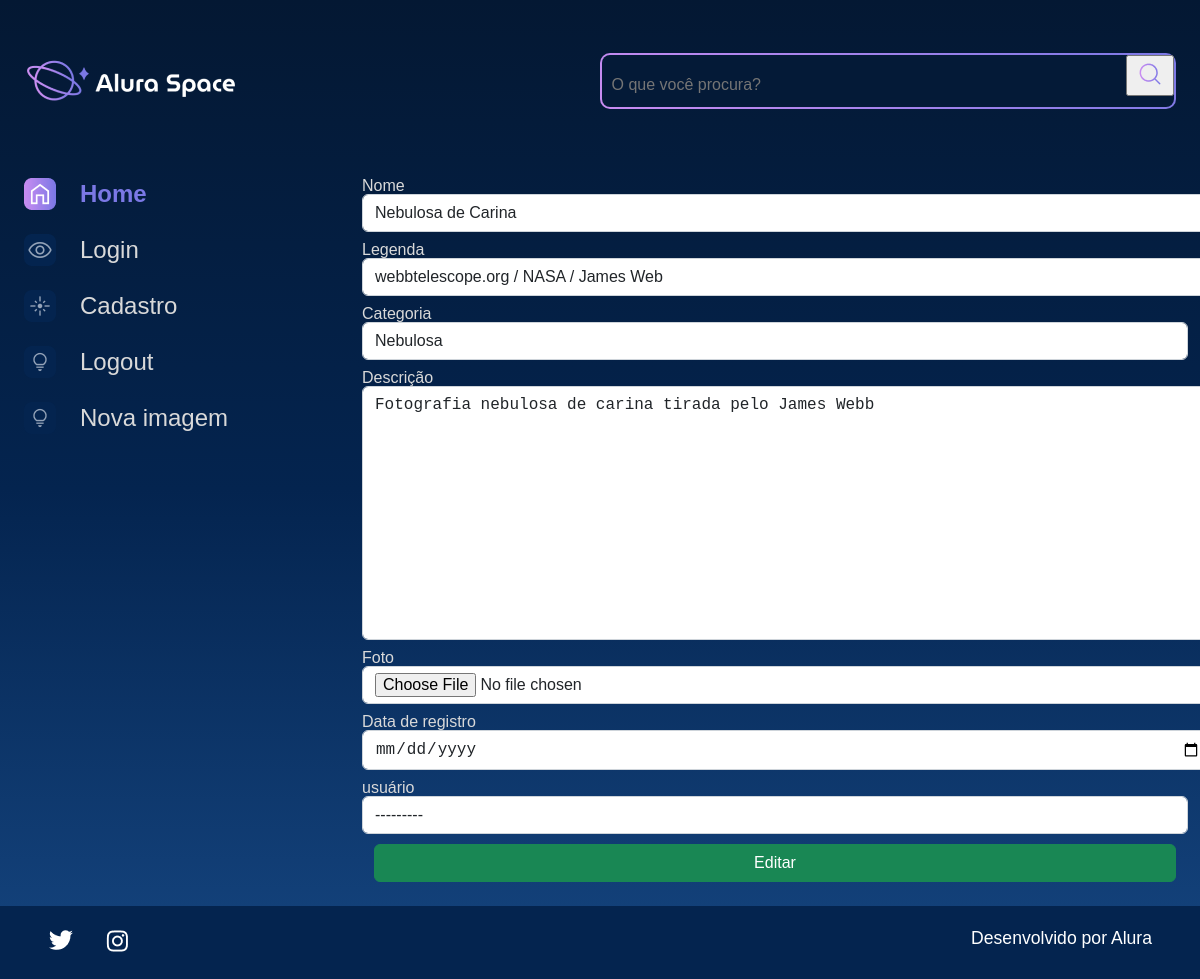
/editar-imagem/1, run on the app's committed database.
### apps/galeria/models.py (models this page shows, shortened)
class Fotografia(models.Model):
    OPCOES_CATEGORIA = [
        ("NEBULOSA", "Nebulosa"),
        ("ESTRELA", "Estrela"),
        ("GALÁXIA", "Galáxia"),
        ("PLANETA", "Planeta")
    ]
    nome = models.CharField(max_length=100, null=False, blank=False)
    legenda = models.CharField(max_length=150, null=False, blank=False)
    categoria = models.CharField(max_length=100, choices=OPCOES_CATEGORIA, default='')
    descricao = models.TextField(null=False, blank=False)
    foto = models.ImageField(upload_to="fotos/%Y/%m/%d/", blank=True)
    publicada = models.BooleanField(default=True)
    data_fotografia = models.DateTimeField(default=datetime.now(), blank=False)
    usuario = models.ForeignKey(
        to=User,
        on_delete=models.SET_NULL,
        null=True,
        blank=False,
        related_name="user"
    )

### apps/galeria/views.py (the view)
# urls.py: path('editar-imagem/<int:foto_id>', editar_imagem, name="editar_imagem"),
def editar_imagem(request, foto_id):
    fotografia = Fotografia.objects.get(id=foto_id)
    form = FotografiaForms(instance=fotografia)
    if request.method == 'POST':
        form = FotografiaForms(request.POST, request.FILES, instance=fotografia)
        if form.is_valid:
            form.save()
            messages.success(request, "Fotografia editada com sucesso!")
            return redirect('index')
    return render(request, 'galeria/editar_imagem.html', {'form':form, 'foto_id': foto_id})

### apps/galeria/forms.py
class FotografiaForms(forms.ModelForm):#Cria formulário com base em uma classe existente
    class Meta:
        model = Fotografia
        exclude = ['publicada',]
        labels = {
            'descricao': 'Descrição',
            'data_fotografia': 'Data de registro',
            'usuario': 'usuário'
        }
        widgets = {
            'nome': forms.TextInput(attrs={'class':'form-control'}),
            'legenda': forms.TextInput(attrs={'class':'form-control'}),
            'categoria': forms.Select(attrs={'class':'form-control'}),
            'descricao': forms.Textarea(attrs={'class':'form-control'}),
            'foto': forms.FileInput(attrs={'class':'form-control'}),
            'data_fotografia': forms.DateInput(
                format = '%d/%m/%Y',
                attrs={
                    'type':'date',
                    'class':'form-control'
                }
            ),
            'usuario': forms.Select(attrs={'class':'form-control'})
        }

### templates/galeria/editar_imagem.html (shortened to what this page needs)
{% extends 'shared/base.html' %}
{% load static %}
{% block content %}
            <section class="galeria" style="margin-left: 5em">
                <form action="{% url 'editar_imagem' foto_id %}" method="POST" enctype="multipart/form-data">
                    <div class="row">
                        {% for field in form.visible_fields %}
                        <div class="col-12 col-lg-12" style="margin-bottom: 10px;">
                            <label for="{{ field.id_for_label }}" style="color:#D9D9D9; margin-bottom: 5px;">{{field.label}}</label>
                            {{ field }}
                        </div>
                        {% endfor %}
                    </div>
                    <div>
                        <button type="submit" class="btn btn-success col-12" style="padding: top 5px;">Editar</button>
                    </div>
                </form>
            </section>
        </main>
    </div>
</body>
{% endblock %}

### setup/static/styles/style.css (style rules this page uses)
html, body, div, span, applet, object, iframe, h1, h2, h3, h4, h5, h6, p, blockquote, pre, a, abbr, acronym, address, big, cite, code, del, dfn, em, img, ins, kbd, q, s, samp, small, strike, strong, sub, sup, tt, var, b, u, i, center, dl, dt, dd, ol, ul, li, fieldset, form, label, legend, table, caption, tbody, tfoot, thead, tr, th, td, article, aside, canvas, details, embed, figure, figcaption, footer, header, hgroup, menu, nav, output, ruby, section, summary, time, mark, audio, video { margin: 0; padding: 0; border: 0; font-size: 100%; font: inherit; vertical-align: baseline; }
article, aside, details, figcaption, figure, footer, header, hgroup, menu, nav, section { display: block; }
body { line-height: 1; font-family: 'Space Grotesk', sans-serif; min-height: 100vh; background: linear-gradient(#041833,#04244F,#154580); background-repeat: no-repeat; background-position: center; background-size: cover; }
.galeria { display: flex; width: 100%; }
.row { --bs-gutter-x: 1.5rem; --bs-gutter-y: 0; display: flex; flex-wrap: wrap; margin-top: calc(-1 * var(--bs-gutter-y)); margin-right: calc(-.5 * var(--bs-gutter-x)); margin-left: calc(-.5 * var(--bs-gutter-x)); }
.col-12 { flex: 0 0 auto; width: 100%; }
.btn { --bs-btn-padding-x: 0.75rem; --bs-btn-padding-y: 0.375rem; --bs-btn-font-family: ; --bs-btn-font-size: 1rem; --bs-btn-font-weight: 400; --bs-btn-line-height: 1.5; --bs-btn-color: #212529; --bs-btn-bg: transparent; --bs-btn-border-width: 1px; --bs-btn-border-color: transparent; --bs-btn-border-radius: 0.375rem; --bs-btn-hover-border-color: transparent; --bs-btn-box-shadow: inset 0 1px 0 rgba(255, 255, 255, 0.15),0 1px 1px rgba(0, 0, 0, 0.075); --bs-btn-disabled-opacity: 0.65; --bs-btn-focus-box-shadow: 0 0 0 0.25rem rgba(var(--bs-btn-focus-shadow-rgb), .5); display: inline-block; padding: var(--bs-btn-padding-y) var(--bs-btn-padding-x); font-family: var(--bs-btn-font-family); font-size: var(--bs-btn-font-size); font-weight: var(--bs-btn-font-weight); line-height: var(--bs-btn-line-height); color: var(--bs-btn-color); text-align: center; text-decoration: none; vertical-align: middle; cursor: pointer; -webkit-user-select: none; -moz-user-select: none; user-select: none; border: var(--bs-btn-border-width) solid var(--bs-btn-border-color); border-radius: var(--bs-btn-border-radius); background-color: var(--bs-btn-bg); transition: color .15s ease-in-out,background-color .15s ease-in-out,border-color .15s ease-in-out,box-shadow .15s ease-in-out; }
.btn-success { --bs-btn-color: #fff; --bs-btn-bg: #198754; --bs-btn-border-color: #198754; --bs-btn-hover-color: #fff; --bs-btn-hover-bg: #157347; --bs-btn-hover-border-color: #146c43; --bs-btn-focus-shadow-rgb: 60,153,110; --bs-btn-active-color: #fff; --bs-btn-active-bg: #146c43; --bs-btn-active-border-color: #13653f; --bs-btn-active-shadow: inset 0 3px 5px rgba(0, 0, 0, 0.125); --bs-btn-disabled-color: #fff; --bs-btn-disabled-bg: #198754; --bs-btn-disabled-border-color: #198754; }
.form-control { display: block; width: 100%; padding: 0.375rem 0.75rem; font-size: 1rem; font-weight: 400; line-height: 1.5; color: #212529; background-color: #fff; background-clip: padding-box; border: 1px solid #ced4da; -webkit-appearance: none; -moz-appearance: none; appearance: none; border-radius: 0.375rem; transition: border-color .15s ease-in-out,box-shadow .15s ease-in-out; }

### data on the page
Fotografia: visible_fields "Nebulosa de Carina" "webbtelescope.org / NASA / James Web" "Nebulosa" "Fotografia nebulosa de carina tirada pelo James Webb" "---------"

### other printed values
{{ field.label }} "Nome" "Legenda" "Categoria" "Descrição" "Foto" "Data de registro" "usuário"
